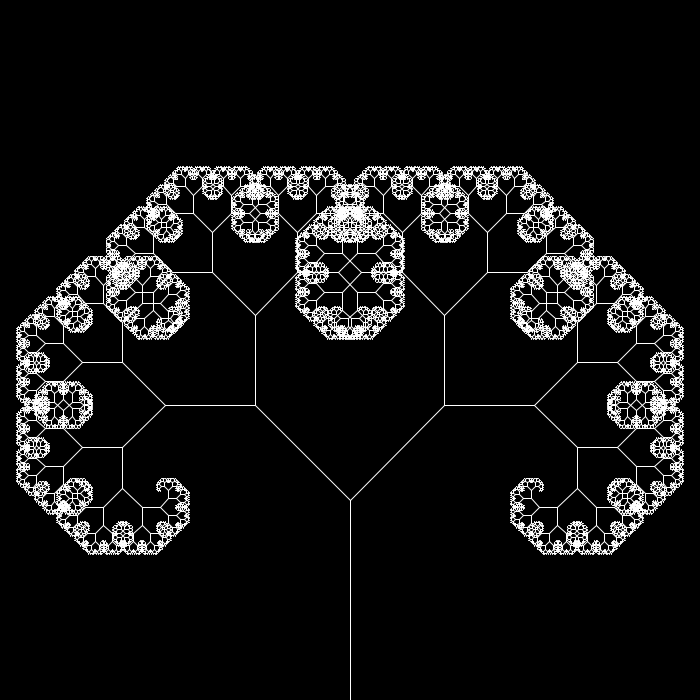
Frame 1 (no input)
Frame 60 (the mouse pressed at the canvas centre just before this capture): blank canvas, image omitted
Frame 120 (the mouse held since frame 60 and released just before this capture): blank canvas, image omitted

The Processing sketch that drew this single still picture (run headless with seeded random() and noise(); from frame 60 on, the mouse is pressed at the canvas centre):

// Processing sketch: fractal_trees
// ── fractal_trees.pde
void setup() {
  size(700, 700);
  background(0);
  stroke(255);
}
float a = PI/4;
void draw() {
  background(0);
  translate(width/2, height);
  branch(200);
  a = map(mouseX,0,width,0,TAU);
}

void branch(float l) {
  line(0, 0, 0, -l);
  translate(0, -l);
  if (l>1) {
    pushMatrix();
    rotate(a);
    branch(l*0.67);
    popMatrix();
    pushMatrix();
    rotate(-a);
    branch(l*0.67);
    popMatrix();
  }
}
